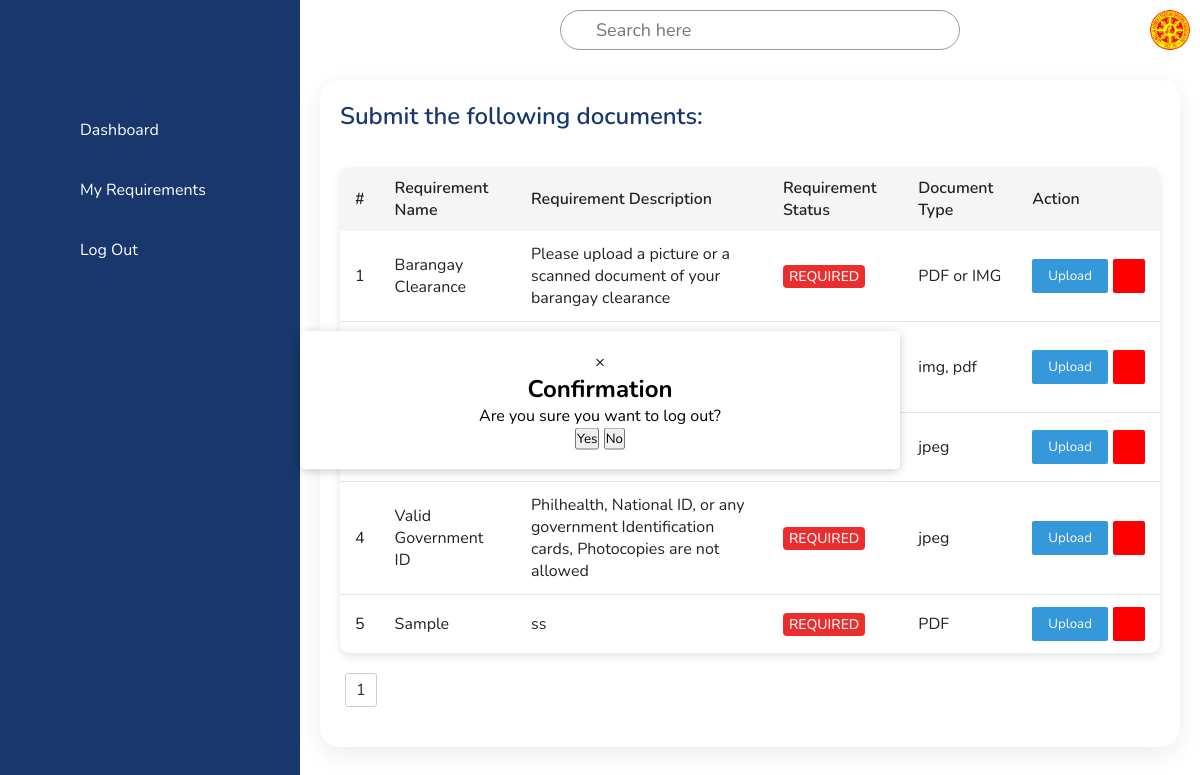
Page /Applicant/applicantUploadRequirements.php on the committed database.
### tables this page shows
CREATE TABLE `required_documents` (
  `document_id` int(11) NOT NULL,
  `document_name` varchar(255) NOT NULL,
  `document_description` varchar(255) NOT NULL,
  `is_required` enum('required','optional','','') NOT NULL,
  `document_type` varchar(255) NOT NULL,
  `created_at` timestamp NOT NULL DEFAULT current_timestamp(),
  `updated_at` timestamp NOT NULL DEFAULT current_timestamp()
);

### Applicant/applicantUploadRequirements.php (the view, shortened to what this page needs)
<?php
require_once '../database/config.php';
?>
<!DOCTYPE html>
<html lang="en">
<head>
    <link rel="stylesheet" href="../css/applicant/applicantUploadRequirements.css" />
    <link rel="stylesheet" href="../css/admin/global.css">
    <link rel="stylesheet" href="../css/admin/table.css">
</head>
<body>
    <?php
    include 'applicantNavigation.php';
    ?>
    <div id="logOutModal" class="modal">
        <div class="modal-content">
            <span class="close" id="closeModal">&times;</span>
            <h2>Confirmation</h2>
            <p>Are you sure you want to log out?</p>
            <button id="confirmLogOut">Yes</button>
            <button id="cancelLogOut">No</button>
        </div>
    </div>
    <div class="main">
        <div class="topbar">
            <div class="toggle">
            </div>
            <div class="search">
                <label for="">
                    <input type="text" placeholder="Search here" />
                </label>
            </div>
            <div class="user">
                <img src="/images/logo.jpg" alt="Sample pic" />
            </div>
        </div>
        <div class="details">
            <div class="recentApplications">
                <div class="applicationHeader">
                    <h2>Submit the following documents:</h2>
                </div>
                <table class="applications-table" id="table1">
                    <thead>
                        <tr>
                            <th>#</th>
                            <th>Requirement Name</th>
                            <th>Requirement Description</th>
                            <th>Requirement Status</th>
                            <th>Document Type</th>
                            <th class="action-header" colspan="3">Action</th>
                        </tr>
                    </thead>
                    <tbody>
                        <?php
                        $sql = mysqli_query($conn, "SELECT * from required_documents ORDER BY document_id ASC") or die(mysqli_error($conn));
                        if (mysqli_num_rows($sql) > 0) {
                            $count = 1;
                            while ($row = mysqli_fetch_array($sql)) {
                                $document_id = $row['document_id'];
                                $document_name = $row['document_name'];
                                $document_description = $row['document_description'];
                                $document_status = $row['is_required'];
                                $document_type = $row['document_type'];
                        ?>
                                <tr class="<?php echo $document_status === 'optional' ? 'optional-row' : ''; ?>">
                                    <td><?php echo $count; ?></td>
                                    <td><?php echo $document_name ?></td>
                                    <td><?php echo $document_description ?></td>
                                    <td>
                                        <span class="status <?php echo $document_status === 'required' ? 'required' : 'optional'; ?>">
                                            <?php echo strtoupper($document_status === 'required' ? 'required' : 'optional'); ?>
                                        </span>
                                    </td>
                                    <td><?php echo $document_type ?></td>
                                    <td>
                                        <div class="action-buttons">
                                            <button type="button" class="action-button editBtn modal-trigger" data-modal-id="<?php echo 'uploadDocumentModal' . $document_id; ?>">
                                                <ion-icon name="cloud-upload-outline"></ion-icon> Upload
                                            </button>
                                            <button type="button" class="action-button deleteBtn modal-trigger" data-modal-id="<?php echo 'deleteRequirementModal' . $document_id; ?>" data-document-name="<?php echo $row['document_name'] ?>">
                                            </button>
                                        </div>
                                    </td>
                                </tr>
                        <?php
                                $count++;
                            }
                        } else {
                            echo "Record not Found";
                        }
                        ?>
                    </tbody>
                </table>
                <div class="pagination">
                </div>
            </div>
        </div>
    </div>
</body>
</html>

### css/applicant/applicantUploadRequirements.css (style rules this page uses)
* { font-family: "Nunito", sans-serif; margin: 0; padding: 0; box-sizing: border-box; }
:root { --dBlue: #19376d; --white: #fff; --gray: #f5f5f5; --black1: #222; --black2: #999; }
body { min-height: 100vh; overflow-x: hidden; }
.main { position: absolute; width: calc(100% - 300px); left: 300px; min-height: 100vh; background: var(--white); transition: 0.5s; }
.topbar { width: 100%; height: 60px; display: flex; justify-content: space-between; align-items: center; padding: 0 10px; }
.toggle { position: relative; width: 60px; height: 60px; display: flex; justify-content: center; align-items: center; font-size: 2rem; cursor: pointer; }
.search { position: relative; width: 400px; margin: 0 10px; }
.search label { position: relative; width: 100%; }
.search label input { width: 100%; height: 40px; border-radius: 40px; padding: 5px 20px; padding-left: 35px; font-size: 18px; outline: none; border: 1px solid var(--black2); }
.user { position: relative; width: 40px; height: 40px; border-radius: 50%; overflow: hidden; cursor: pointer; }
.user img { position: absolute; top: 0; left: 0; width: 100%; height: 100%; object-fit: cover; }
.details { position: relative; width: 100%; padding: 20px; display: grid; grid-template-columns: 1fr; grid-gap: 30px; }
.details .recentApplications { position: relative; display: grid; min-height: 300px; background: var(--white); padding: 20px; box-shadow: 0 7px 25px rgba(0, 0, 0, 0.08); border-radius: 20px; }
.details .applicationHeader { display: flex; justify-content: space-between; align-items: center; margin-bottom: 15px; }
.applicationHeader h2 { font-weight: 600; color: var(--dBlue); font-size: 1.5rem; }
.details table thead td, .details .recentApplications table tbody tr td { padding: 12px 15px; text-align: left; vertical-align: middle; }
.details table { width: 100%; border-collapse: collapse; margin-top: 20px; font-size: 16px; background-color: var(--white); border-radius: 10px; overflow: hidden; box-shadow: 0 4px 8px rgba(0, 0, 0, 0.1); }
.details table thead th { font-weight: 600; text-align: left; padding: 10px 15px; background-color: var(--gray); }
.details .recentApplications table tr { color: var(--black1); border-bottom: 1px solid rgba(0, 0, 0, 0.1); transition: background 0.3s ease; }
.details .recentApplications table tr:last-child { border-bottom: none; }
.details .recentApplications table tr td { padding: 12px 15px; text-align: left; vertical-align: middle; }
.status { padding: 2px 6px; border-radius: 4px; font-size: 14px; font-weight: 500; }
.action-header { text-align: center; }
.action-buttons { display: flex; gap: 5px; }
.action-button { padding: 8px 16px; background-color: #3498db; color: #fff; border: none; border-radius: 2px; cursor: pointer; display: flex; align-items: center; justify-content: center; }
.deleteBtn { background-color: red; }
.modal { position: relative; display: flex; flex-direction: column; width: 50%; pointer-events: auto; background-color: #fff; background-clip: padding-box; padding: 20px; border-radius: 5px; box-shadow: 0 2px 10px rgba(0, 0, 0, 0.2); text-align: center; position: absolute; top: 50%; left: 50%; transform: translate(-50%, -50%); z-index: 999; }
label:not(.form-check-label):not(.custom-file-label) { font-weight: 700; }

### css/admin/global.css (style rules this page uses)
* { margin: 0; padding: 0; box-sizing: border-box; }
.status { padding: 2px 6px; border-radius: 4px; font-size: 14px; font-weight: 500; }
.status.required { background: #eb2b2bfc; color: white; }
.status { position: relative; }

### css/admin/table.css (style rules this page uses)
.pagination { margin: 20px 0; font-family: Arial, sans-serif; }

### rows in the picture
required_documents: document_name "Barangay Clearance", document_description "Please upload a picture or a scanned document of your barangay clearance", is_required "REQUIRED", document_type "PDF or IMG"
required_documents: document_type "img, pdf"
required_documents: document_type "jpeg"
required_documents: document_name "Valid Government ID", document_description "Philhealth, National ID, or any government Identification cards, Photocopies are not allowed", is_required "REQUIRED", document_type "jpeg"
required_documents: document_name "Sample", document_description "ss", is_required "REQUIRED", document_type "PDF"
